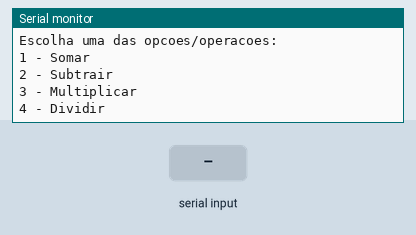
Recording of a sketch running on a simulated Arduino Mega 2560, built with avr-gcc and run on an emulated ATmega2560. Shown: the last lines printed to the serial monitor. The inputs (shaded band) are chosen by the test bench.

Above: at 0.9 s.
1.0 s: "S" received over Serial
At 3.1 s:
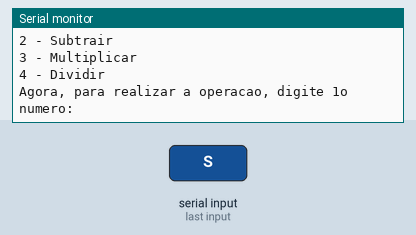
3.5 s: "90,45,200\n" received over Serial
At 5.3 s:
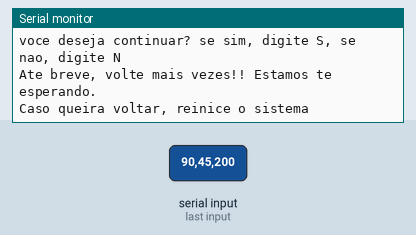

The sketch:

calculadora_com_menu1.ino
```cpp
//variaveis

float soma;
float subtracao;
float multiplicacao;
float divisao;
int escolhaDaOperacao;
int contador = 0;
float resultado;

float somar (float numero1, float numero2, int numero3 = 2){
  return (numero1 + numero2 + numero3);
  //numero3 parametro da funcao somar

return (numero1 + numero2);
}

void subtrair (float numero1Param, float numero2Param){
 resultado = numero1Param - numero2Param;
 Serial.println("WOW!!! O resultado foi: " + String(resultado));

}

  void multiplicar (float numero1Param, float numero2Param) {
 resultado = numero1Param * numero2Param;
 Serial.println("WOW!!! O resultado foi: " + String(resultado));
  }

    void dividir (float numero1Param, float numero2Param){
 resultado = numero1Param / numero2Param;
 Serial.println("WOW!!! O resultado foi: " + String(resultado));

}


void setup()
{
  Serial.begin(9600);


  do {

    float numero1 = 0.0;
    float numero2 = 0.0;
    Serial.println("Bem-vindo(a) a calculadora mega inteligente !");
    Serial.println("Escolha uma das opcoes/operacoes:");
    Serial.println("1 - Somar");
    Serial.println("2 - Subtrair");
    Serial.println("3 - Multiplicar");
    Serial.println("4 - Dividir");

    while(!Serial.available()){} //Espera o usuario digitar

    escolhaDaOperacao = Serial.parseInt(); //Armazena o que o usuario digitou na variavel

    Serial.println("Agora, para realizar a operacao, digite 1o numero: ");
    while(!Serial.available()){} //Espera o usuario digitar
    numero1 = Serial.parseFloat();


    Serial.println("Agora, para realizar a operacao, digite 2o numero: ");
    while(!Serial.available()){} //Espera o usuario digitar
    numero2 = Serial.parseFloat();

    switch(escolhaDaOperacao){

      case 4:
      	divisao = (numero1 / numero2);
      	Serial.println("WOW!!! o resultado foi: " + String(divisao));

      	break;

      case 3:
      	multiplicacao = (numero1 * numero2);
      	Serial.println("WOW!!! o resultado foi: " + String(multiplicacao));

      	break;

      case 2:
      	subtracao = numero1 - numero2;
       	Serial.println("WOW!!! o resultado foi: " + String(subtracao));

      	break;

      case 1:
     float resultado = somar (numero1, numero2);
      Serial.println("WOW!!! o resultado foi: " + String(resultado));

      	break;
    }


    Serial.println("voce deseja continuar? se sim, digite S, se nao, digite N");
    while (!Serial.available()){} //espera o usuario digitar


    if(Serial.readString() == "S"){
      contador++;
    }
    else{
      contador = 0;
      Serial.println("Ate breve, volte mais vezes!! Estamos te esperando.");
      Serial.println("Caso queira voltar, reinice o sistema");
    }
  }
  while(contador != 0);

}

void loop()

{
//sem codigo
}
   
```

Measured:
- after the input at 1.0 s, the serial monitor: prints a new line after 1.0 s (image 1)
- after the input at 3.5 s, the serial monitor: prints a new line at once (image 2)
